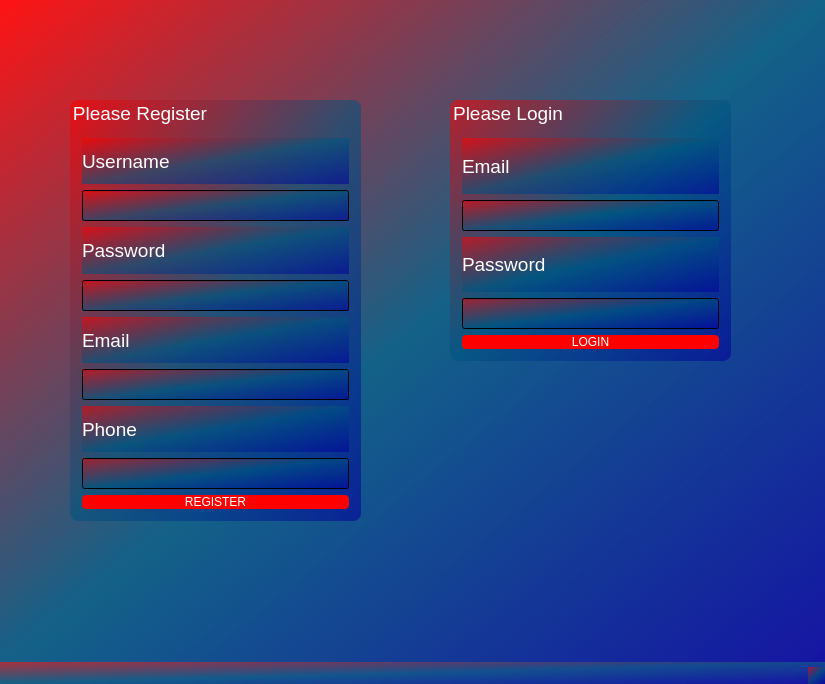
<?xml version="1.0" encoding="UTF-8"?>
<ui version="4.0">
 <class>MainWindow</class>
 <widget class="QMainWindow" name="MainWindow">
  <property name="geometry">
   <rect>
    <x>0</x>
    <y>0</y>
    <width>825</width>
    <height>684</height>
   </rect>
  </property>
  <property name="windowTitle">
   <string>MainWindow</string>
  </property>
  <property name="styleSheet">
   <string notr="true">background-color: qlineargradient(spread:repeat, x1:0, y1:0, x2:1, y2:1, stop:0 rgba(255, 0, 0, 147), stop:0.497326 rgba(0, 85, 127, 147), stop:1 rgba(3, 0, 156, 147));</string>
  </property>
  <widget class="QWidget" name="centralwidget">
   <widget class="QGroupBox" name="registerForm">
    <property name="geometry">
     <rect>
      <x>70</x>
      <y>100</y>
      <width>291</width>
      <height>421</height>
     </rect>
    </property>
    <property name="font">
     <font>
      <pointsize>14</pointsize>
     </font>
    </property>
    <property name="styleSheet">
     <string notr="true">#registerForm{
	color: rgb(255, 255, 255);
	border-radius: 8px
}</string>
    </property>
    <property name="title">
     <string>Please Register</string>
    </property>
    <layout class="QVBoxLayout" name="verticalLayout_5">
     <item>
      <layout class="QVBoxLayout" name="verticalLayout_4">
       <item>
        <widget class="QLabel" name="label">
         <property name="font">
          <font>
           <pointsize>14</pointsize>
          </font>
         </property>
         <property name="styleSheet">
          <string notr="true">color: rgb(255, 255, 255);</string>
         </property>
         <property name="text">
          <string>Username</string>
         </property>
        </widget>
       </item>
       <item>
        <widget class="QLineEdit" name="username">
         <property name="font">
          <font>
           <pointsize>14</pointsize>
          </font>
         </property>
         <property name="styleSheet">
          <string notr="true">color: rgb(255, 255, 255);</string>
         </property>
        </widget>
       </item>
      </layout>
     </item>
     <item>
      <layout class="QVBoxLayout" name="verticalLayout_3">
       <item>
        <widget class="QLabel" name="label_2">
         <property name="font">
          <font>
           <pointsize>14</pointsize>
          </font>
         </property>
         <property name="styleSheet">
          <string notr="true">color: rgb(255, 255, 255);</string>
         </property>
         <property name="text">
          <string>Password</string>
         </property>
        </widget>
       </item>
       <item>
        <widget class="QLineEdit" name="password">
         <property name="font">
          <font>
           <pointsize>14</pointsize>
          </font>
         </property>
         <property name="styleSheet">
          <string notr="true">color: rgb(255, 255, 255);</string>
         </property>
         <property name="echoMode">
          <enum>QLineEdit::Password</enum>
         </property>
        </widget>
       </item>
      </layout>
     </item>
     <item>
      <layout class="QVBoxLayout" name="verticalLayout_2">
       <item>
        <widget class="QLabel" name="label_3">
         <property name="font">
          <font>
           <pointsize>14</pointsize>
          </font>
         </property>
         <property name="styleSheet">
          <string notr="true">color: rgb(255, 255, 255);</string>
         </property>
         <property name="text">
          <string>Email</string>
         </property>
        </widget>
       </item>
       <item>
        <widget class="QLineEdit" name="email">
         <property name="font">
          <font>
           <pointsize>14</pointsize>
          </font>
         </property>
         <property name="styleSheet">
          <string notr="true">color: rgb(255, 255, 255);</string>
         </property>
         <property name="echoMode">
          <enum>QLineEdit::Normal</enum>
         </property>
        </widget>
       </item>
      </layout>
     </item>
     <item>
      <layout class="QVBoxLayout" name="verticalLayout">
       <item>
        <widget class="QLabel" name="label_4">
         <property name="font">
          <font>
           <pointsize>14</pointsize>
          </font>
         </property>
         <property name="styleSheet">
          <string notr="true">color: rgb(255, 255, 255);</string>
         </property>
         <property name="text">
          <string>Phone</string>
         </property>
        </widget>
       </item>
       <item>
        <widget class="QLineEdit" name="phone">
         <property name="font">
          <font>
           <pointsize>14</pointsize>
          </font>
         </property>
         <property name="styleSheet">
          <string notr="true">color: rgb(255, 255, 255);</string>
         </property>
        </widget>
       </item>
      </layout>
     </item>
     <item>
      <widget class="QPushButton" name="registerButton">
       <property name="styleSheet">
        <string notr="true">#registerButton{

color: rgb(255, 255, 255);
background-color: red;
border-width:0px;
border-radius: 4px;

}

#registerButton:hover{
background-color: #66c011;

}</string>
       </property>
       <property name="text">
        <string>REGISTER</string>
       </property>
      </widget>
     </item>
    </layout>
   </widget>
   <widget class="QGroupBox" name="loginForm">
    <property name="geometry">
     <rect>
      <x>450</x>
      <y>100</y>
      <width>281</width>
      <height>261</height>
     </rect>
    </property>
    <property name="font">
     <font>
      <pointsize>14</pointsize>
     </font>
    </property>
    <property name="styleSheet">
     <string notr="true">#loginForm{
	color: rgb(255, 255, 255);

	border-radius: 8px
}</string>
    </property>
    <property name="title">
     <string>Please Login</string>
    </property>
    <layout class="QVBoxLayout" name="verticalLayout_6">
     <item>
      <layout class="QVBoxLayout" name="verticalLayout_8">
       <item>
        <widget class="QLabel" name="label_5">
         <property name="font">
          <font>
           <pointsize>14</pointsize>
          </font>
         </property>
         <property name="styleSheet">
          <string notr="true">color: rgb(255, 255, 255);</string>
         </property>
         <property name="text">
          <string>Email</string>
         </property>
        </widget>
       </item>
       <item>
        <widget class="QLineEdit" name="emailLogin">
         <property name="font">
          <font>
           <pointsize>14</pointsize>
          </font>
         </property>
         <property name="styleSheet">
          <string notr="true">color: rgb(255, 255, 255);</string>
         </property>
         <property name="echoMode">
          <enum>QLineEdit::Normal</enum>
         </property>
        </widget>
       </item>
      </layout>
     </item>
     <item>
      <layout class="QVBoxLayout" name="verticalLayout_10">
       <item>
        <widget class="QLabel" name="label_6">
         <property name="font">
          <font>
           <pointsize>14</pointsize>
          </font>
         </property>
         <property name="styleSheet">
          <string notr="true">color: rgb(255, 255, 255);</string>
         </property>
         <property name="text">
          <string>Password</string>
         </property>
        </widget>
       </item>
       <item>
        <widget class="QLineEdit" name="passwordLogin">
         <property name="font">
          <font>
           <pointsize>14</pointsize>
          </font>
         </property>
         <property name="styleSheet">
          <string notr="true">color: rgb(255, 255, 255);</string>
         </property>
         <property name="echoMode">
          <enum>QLineEdit::Password</enum>
         </property>
        </widget>
       </item>
      </layout>
     </item>
     <item>
      <widget class="QPushButton" name="loginButton">
       <property name="styleSheet">
        <string notr="true">#loginButton{

color: rgb(255, 255, 255);
background-color: red;
border-width:0px;
border-radius: 4px;

}
#loginButton:hover{
background-color: #66c011;

}</string>
       </property>
       <property name="text">
        <string>LOGIN</string>
       </property>
      </widget>
     </item>
    </layout>
   </widget>
  </widget>
  <widget class="QMenuBar" name="menubar">
   <property name="geometry">
    <rect>
     <x>0</x>
     <y>0</y>
     <width>825</width>
     <height>26</height>
    </rect>
   </property>
  </widget>
  <widget class="QStatusBar" name="statusbar"/>
 </widget>
 <resources/>
 <connections/>
</ui>
